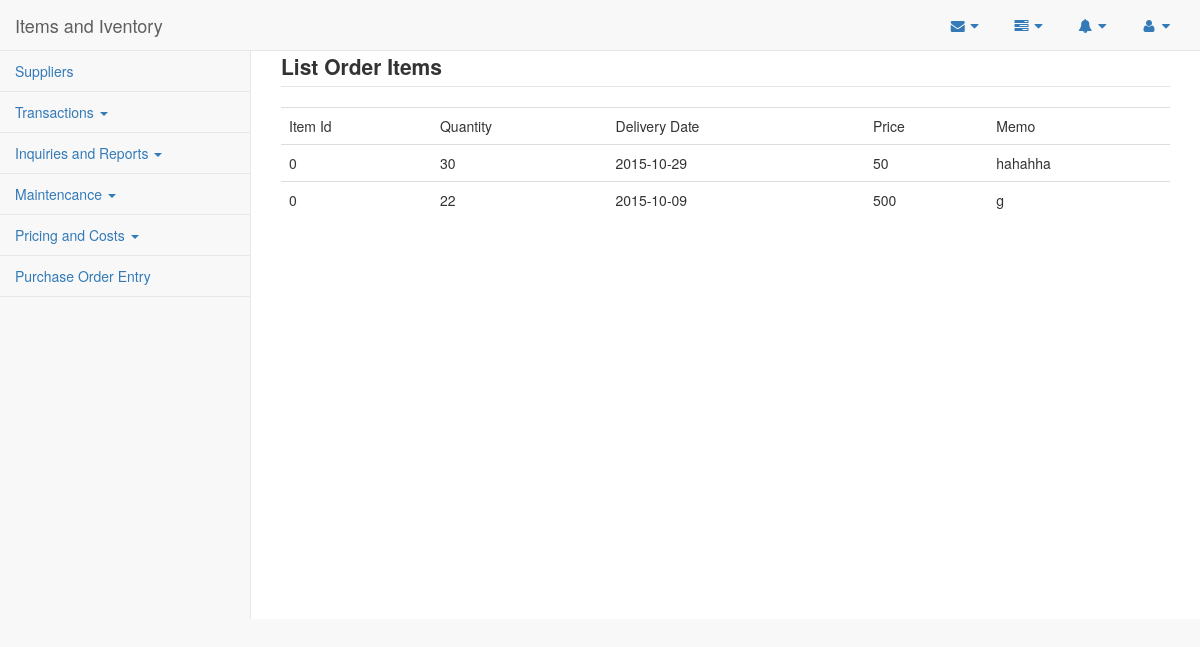
Screenshot of /pages/viewList.php?id=80 with the database file from the repository.
### tables this page shows
CREATE TABLE IF NOT EXISTS `list_order_items` (
`id` int(11) NOT NULL,
  `item_id` int(10) NOT NULL,
  `quantity` int(11) NOT NULL,
  `delivery_date` date NOT NULL,
  `pbt` int(11) NOT NULL,
  `memo` varchar(100) NOT NULL,
  `p_o_reference` int(11) DEFAULT NULL
);

### pages/process.php (called while the page is built, shortened)
<?php
function viewOrderList($conn, $id){
	$sql="SELECT * FROM list_order_items WHERE p_o_reference='$id'";
	$result=mysqli_query($conn, $sql);
	return $result;
}
?>

### pages/viewList.php (the view, shortened to what this page needs)
<?php
        include('process.php');
        $conn1 = connect();
        $viewOrderList=vieworderList($conn1, $_GET["id"]);
        ?>
<!DOCTYPE html>
<html lang="en">
<head>
    <link href="../bower_components/bootstrap/dist/css/bootstrap.min.css" rel="stylesheet">
    <link href="../bower_components/metisMenu/dist/metisMenu.min.css" rel="stylesheet">
    <link href="../dist/css/timeline.css" rel="stylesheet">
    <link href="../dist/css/sb-admin-2.css" rel="stylesheet">
    <link href="../bower_components/morrisjs/morris.css" rel="stylesheet">
    <link href="../bower_components/font-awesome/css/font-awesome.min.css" rel="stylesheet" type="text/css">
</head>
<body>
    <div id="wrapper">
        <nav class="navbar navbar-default navbar-static-top" role="navigation" style="margin-bottom: 0">
            <div class="navbar-header">
                <a class="navbar-brand" href="index.html">Items and Iventory</a>
            </div>
            <ul class="nav navbar-top-links navbar-right">
                <li class="dropdown">
                    <a class="dropdown-toggle" data-toggle="dropdown" href="#">
                        <i class="fa fa-envelope fa-fw"></i>  <i class="fa fa-caret-down"></i>
                    </a>
                </li>
                <li class="dropdown">
                    <a class="dropdown-toggle" data-toggle="dropdown" href="#">
                        <i class="fa fa-tasks fa-fw"></i>  <i class="fa fa-caret-down"></i>
                    </a>
                </li>
                <li class="dropdown">
                    <a class="dropdown-toggle" data-toggle="dropdown" href="#">
                        <i class="fa fa-bell fa-fw"></i>  <i class="fa fa-caret-down"></i>
                    </a>
                </li>
                <li class="dropdown">
                    <a class="dropdown-toggle" data-toggle="dropdown" href="#">
                        <i class="fa fa-user fa-fw"></i>  <i class="fa fa-caret-down"></i>
                    </a>
                </li>
            </ul>
            <div class="navbar-default sidebar" role="navigation">
                <div class="sidebar-nav navbar-collapse">
                    <ul class="nav" id="side-menu">
                    			 <li>
                           			<a href="suppliers.php"><i class="fa-fw"></i> Suppliers</a>
                        		</li>
                                <li class="dropdown">
        							<a href="#" class="dropdown-toggle" data-toggle="dropdown" role="button" aria-haspopup="true" aria-expanded="false"> Transactions <span class="caret"></span></a>
        						</li>
        						<li class="dropdown">
        							<a href="#" class="dropdown-toggle" data-toggle="dropdown" role="button" aria-haspopup="true" aria-expanded="false"> Inquiries and Reports <span class="caret"></span></a>
        						</li>
        						<li class="dropdown">
        							<a href="#" class="dropdown-toggle" data-toggle="dropdown" role="button" aria-haspopup="true" aria-expanded="false"> Maintencance <span class="caret"></span></a>
        						</li>
        						<li class="dropdown">
        							<a href="#" class="dropdown-toggle" data-toggle="dropdown" role="button" aria-haspopup="true" aria-expanded="false"> Pricing and Costs <span class="caret"></span></a>
        						</li>
        						<li>
                           			<a href="purchase.php"><i class="fa-fw"></i> Purchase Order Entry</a>
                        		</li>
                            </ul>
                </div>
            </div>
        </nav>
        <div id="page-wrapper">
    	<legend><label>List Order Items <?php $_GET["id"] ?></label></legend>
    	<div class="table-responsive">
         	<table class="table">
         		<tr>
         			<td>Item Id</td>
         			<td>Quantity</td>
         			<td>Delivery Date</td>
         			<td>Price</td>
         			<td>Memo</td>
         		</tr>
         		<?php
         			while($row=mysqli_fetch_assoc($viewOrderList)){
         		?>
         		<tr>
         			<td><?=$row['item_id']?></td>
         			<td><?=$row['quantity']?></td>
         			<td><?=$row['delivery_date']?></td>
         			<td><?=$row['pbt']?></td>
         			<td><?=$row['memo']?></td>
         		</tr>
         		<?php
     			}
         		?>
         	</table>
         </div>
    </div>
</body>
</html>

### rows the page displays
list_order_items: item "0", quantity "30", delivery_date "2015-10-29", pbt "50", memo "hahahha"
list_order_items: item "0", quantity "22", delivery_date "2015-10-09", pbt "500", memo "g"
